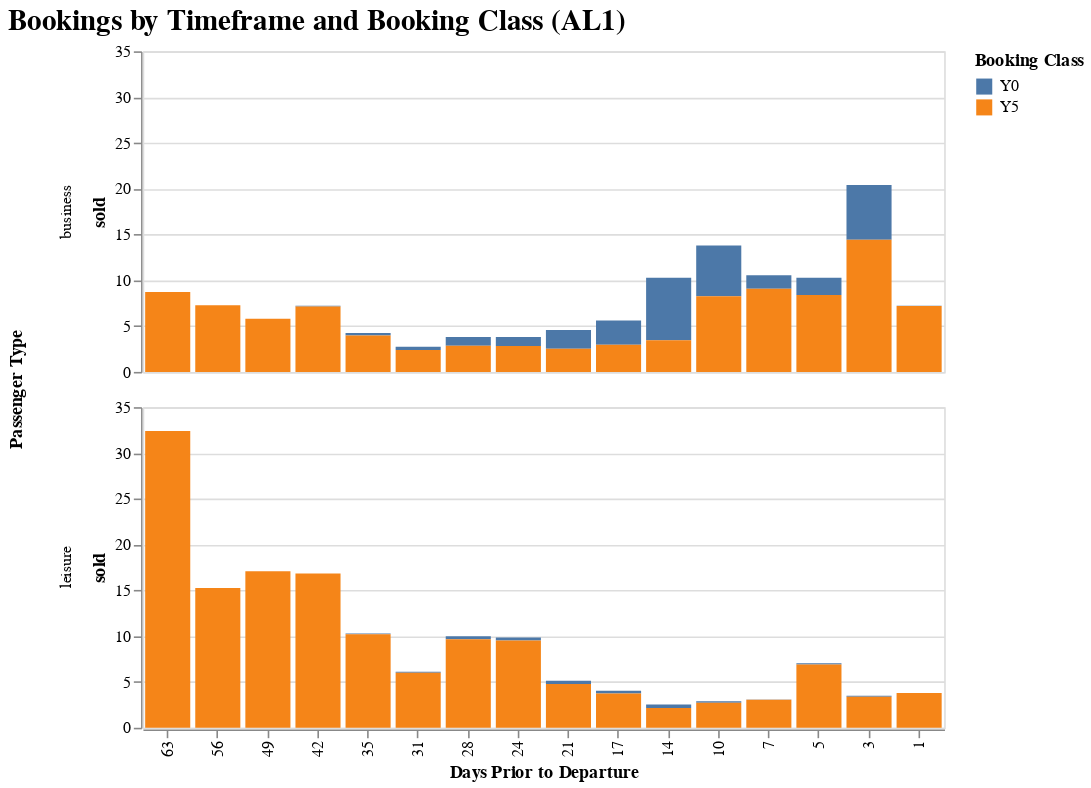

The notebook cell this image was saved under:
### Code cell
summary.fig_bookings_by_timeframe(by_carrier="AL1", by_class=True)

### Figure 1 — Vega-Lite specification as saved in the notebook (floating-point values rounded to 4 significant figures)
{"config": {"view": {"continuousWidth": 300, "continuousHeight": 300}, "title": {"fontSize": 18}}, "data": {"name": "data-bb4aaae739421a99d3779e1929563aff"}, "facet": {"row": {"field": "paxtype", "title": "Passenger Type", "type": "nominal"}}, "spec": {"mark": {"type": "bar"}, "encoding": {"color": {"field": "booking_class", "title": "Booking Class", "type": "nominal"}, "tooltip": [{"field": "paxtype", "title": "Passenger Type", "type": "nominal"}, {"field": "days_prior", "title": "DfD", "type": "quantitative"}, {"field": "sold", "format": ".2f", "type": "quantitative"}], "x": {"field": "days_prior", "scale": {"reverse": true}, "title": "Days Prior to Departure", "type": "ordinal"}, "y": {"field": "sold", "type": "quantitative"}}, "height": 200, "width": 500}, "title": "Bookings by Timeframe and Booking Class (AL1)", "$schema": "https://vega.github.io/schema/vega-lite/v5.15.1.json", "datasets": {"data-bb4aaae739421a99d3779e1929563aff": [{"paxtype": "business", "days_prior": 63, "booking_class": "Y5", "sold": 8.728, "sem": 0.0305, "ci0": 8.668, "ci1": 8.788}, {"paxtype": "business", "days_prior": 56, "booking_class": "Y5", "sold": 7.28, "sem": 0.03627, "ci0": 7.209, "ci1": 7.351}, {"paxtype": "business", "days_prior": 49, "booking_class": "Y0", "sold": 0.007667, "sem": 0.00138, "ci0": 0.004961, "ci1": 0.01037}, {"paxtype": "business", "days_prior": 49, "booking_class": "Y5", "sold": 5.806, "sem": 0.03529, "ci0": 5.737, "ci1": 5.875}, {"paxtype": "business", "days_prior": 42, "booking_class": "Y0", "sold": 0.07256, "sem": 0.006714, "ci0": 0.0594, "ci1": 0.08571}, {"paxtype": "business", "days_prior": 42, "booking_class": "Y5", "sold": 7.145, "sem": 0.02481, "ci0": 7.097, "ci1": 7.194}, {"paxtype": "business", "days_prior": 35, "booking_class": "Y0", "sold": 0.2676, "sem": 0.0186, "ci0": 0.2311, "ci1": 0.304}, {"paxtype": "business", "days_prior": 35, "booking_class": "Y5", "sold": 3.969, "sem": 0.02891, "ci0": 3.912, "ci1": 4.026}, {"paxtype": "business", "days_prior": 31, "booking_class": "Y0", "sold": 0.3676, "sem": 0.01483, "ci0": 0.3385, "ci1": 0.3966}, {"paxtype": "business", "days_prior": 31, "booking_class": "Y5", "sold": 2.387, "sem": 0.03117, "ci0": 2.326, "ci1": 2.448}, {"paxtype": "business", "days_prior": 28, "booking_class": "Y0", "sold": 0.9351, "sem": 0.02953, "ci0": 0.8772, "ci1": 0.993}, {"paxtype": "business", "days_prior": 28, "booking_class": "Y5", "sold": 2.864, "sem": 0.03983, "ci0": 2.785, "ci1": 2.942}, {"paxtype": "business", "days_prior": 24, "booking_class": "Y0", "sold": 0.9902, "sem": 0.01219, "ci0": 0.9663, "ci1": 1.014}, {"paxtype": "business", "days_prior": 24, "booking_class": "Y5", "sold": 2.824, "sem": 0.03011, "ci0": 2.765, "ci1": 2.883}, {"paxtype": "business", "days_prior": 21, "booking_class": "Y0", "sold": 2.031, "sem": 0.03046, "ci0": 1.972, "ci1": 2.091}, {"paxtype": "business", "days_prior": 21, "booking_class": "Y5", "sold": 2.532, "sem": 0.02281, "ci0": 2.488, "ci1": 2.577}, {"paxtype": "business", "days_prior": 17, "booking_class": "Y0", "sold": 2.626, "sem": 0.02314, "ci0": 2.581, "ci1": 2.672}, {"paxtype": "business", "days_prior": 17, "booking_class": "Y5", "sold": 2.974, "sem": 0.01765, "ci0": 2.94, "ci1": 3.009}, {"paxtype": "business", "days_prior": 14, "booking_class": "Y0", "sold": 6.81, "sem": 0.0443, "ci0": 6.724, "ci1": 6.897}, {"paxtype": "business", "days_prior": 14, "booking_class": "Y5", "sold": 3.463, "sem": 0.04537, "ci0": 3.374, "ci1": 3.552}, {"paxtype": "business", "days_prior": 10, "booking_class": "Y0", "sold": 5.524, "sem": 0.05309, "ci0": 5.42, "ci1": 5.628}, {"paxtype": "business", "days_prior": 10, "booking_class": "Y5", "sold": 8.264, "sem": 0.05376, "ci0": 8.159, "ci1": 8.369}, {"paxtype": "business", "days_prior": 7, "booking_class": "Y0", "sold": 1.475, "sem": 0.02138, "ci0": 1.433, "ci1": 1.517}, {"paxtype": "business", "days_prior": 7, "booking_class": "Y5", "sold": 9.069, "sem": 0.02891, "ci0": 9.012, "ci1": 9.125}, {"paxtype": "business", "days_prior": 5, "booking_class": "Y0", "sold": 1.881, "sem": 0.0236, "ci0": 1.834, "ci1": 1.927}, {"paxtype": "business", "days_prior": 5, "booking_class": "Y5", "sold": 8.394, "sem": 0.02898, "ci0": 8.337, "ci1": 8.45}, {"paxtype": "business", "days_prior": 3, "booking_class": "Y0", "sold": 5.974, "sem": 0.05161, "ci0": 5.873, "ci1": 6.075}, {"paxtype": "business", "days_prior": 3, "booking_class": "Y5", "sold": 14.44, "sem": 0.0804, "ci0": 14.28, "ci1": 14.6}, {"paxtype": "business", "days_prior": 1, "booking_class": "Y0", "sold": 0.01622, "sem": 0.002037, "ci0": 0.01223, "ci1": 0.02021}, {"paxtype": "business", "days_prior": 1, "booking_class": "Y5", "sold": 7.192, "sem": 0.03537, "ci0": 7.122, "ci1": 7.261}, {"paxtype": "leisure", "days_prior": 63, "booking_class": "Y5", "sold": 32.41, "sem": 0.06537, "ci0": 32.28, "ci1": 32.54}, {"paxtype": "leisure", "days_prior": 56, "booking_class": "Y5", "sold": 15.27, "sem": 0.0576, "ci0": 15.15, "ci1": 15.38}, {"paxtype": "leisure", "days_prior": 49, "booking_class": "Y0", "sold": 0.001667, "sem": 0.0003795, "ci0": 0.0009228, "ci1": 0.002411}, {"paxtype": "leisure", "days_prior": 49, "booking_class": "Y5", "sold": 17.09, "sem": 0.05641, "ci0": 16.97, "ci1": 17.2}, {"paxtype": "leisure", "days_prior": 42, "booking_class": "Y0", "sold": 0.01711, "sem": 0.001739, "ci0": 0.0137, "ci1": 0.02052}, {"paxtype": "leisure", "days_prior": 42, "booking_class": "Y5", "sold": 16.83, "sem": 0.04865, "ci0": 16.73, "ci1": 16.93}, {"paxtype": "leisure", "days_prior": 35, "booking_class": "Y0", "sold": 0.06878, "sem": 0.005465, "ci0": 0.05807, "ci1": 0.07949}, {"paxtype": "leisure", "days_prior": 35, "booking_class": "Y5", "sold": 10.22, "sem": 0.07979, "ci0": 10.06, "ci1": 10.37}, {"paxtype": "leisure", "days_prior": 31, "booking_class": "Y0", "sold": 0.08656, "sem": 0.003612, "ci0": 0.07948, "ci1": 0.09363}, {"paxtype": "leisure", "days_prior": 31, "booking_class": "Y5", "sold": 6.015, "sem": 0.0557, "ci0": 5.906, "ci1": 6.125}, {"paxtype": "leisure", "days_prior": 28, "booking_class": "Y0", "sold": 0.3098, "sem": 0.007344, "ci0": 0.2954, "ci1": 0.3242}, {"paxtype": "leisure", "days_prior": 28, "booking_class": "Y5", "sold": 9.667, "sem": 0.103, "ci0": 9.465, "ci1": 9.869}, {"paxtype": "leisure", "days_prior": 24, "booking_class": "Y0", "sold": 0.3102, "sem": 0.007595, "ci0": 0.2953, "ci1": 0.3251}, {"paxtype": "leisure", "days_prior": 24, "booking_class": "Y5", "sold": 9.533, "sem": 0.07219, "ci0": 9.392, "ci1": 9.674}, {"paxtype": "leisure", "days_prior": 21, "booking_class": "Y0", "sold": 0.3447, "sem": 0.007799, "ci0": 0.3294, "ci1": 0.36}, {"paxtype": "leisure", "days_prior": 21, "booking_class": "Y5", "sold": 4.783, "sem": 0.05189, "ci0": 4.682, "ci1": 4.885}, {"paxtype": "leisure", "days_prior": 17, "booking_class": "Y0", "sold": 0.3172, "sem": 0.004467, "ci0": 0.3085, "ci1": 0.326}, {"paxtype": "leisure", "days_prior": 17, "booking_class": "Y5", "sold": 3.734, "sem": 0.03027, "ci0": 3.675, "ci1": 3.793}, {"paxtype": "leisure", "days_prior": 14, "booking_class": "Y0", "sold": 0.386, "sem": 0.005071, "ci0": 0.3761, "ci1": 0.3959}, {"paxtype": "leisure", "days_prior": 14, "booking_class": "Y5", "sold": 2.144, "sem": 0.03997, "ci0": 2.066, "ci1": 2.222}, {"paxtype": "leisure", "days_prior": 10, "booking_class": "Y0", "sold": 0.1601, "sem": 0.006154, "ci0": 0.148, "ci1": 0.1722}, {"paxtype": "leisure", "days_prior": 10, "booking_class": "Y5", "sold": 2.738, "sem": 0.02823, "ci0": 2.683, "ci1": 2.794}, {"paxtype": "leisure", "days_prior": 7, "booking_class": "Y0", "sold": 0.03733, "sem": 0.001816, "ci0": 0.03377, "ci1": 0.04089}, {"paxtype": "leisure", "days_prior": 7, "booking_class": "Y5", "sold": 3.049, "sem": 0.02527, "ci0": 2.999, "ci1": 3.098}, {"paxtype": "leisure", "days_prior": 5, "booking_class": "Y0", "sold": 0.1302, "sem": 0.002294, "ci0": 0.1257, "ci1": 0.1347}, {"paxtype": "leisure", "days_prior": 5, "booking_class": "Y5", "sold": 6.912, "sem": 0.02952, "ci0": 6.854, "ci1": 6.97}, {"paxtype": "leisure", "days_prior": 3, "booking_class": "Y0", "sold": 0.1112, "sem": 0.004069, "ci0": 0.1032, "ci1": 0.1192}, {"paxtype": "leisure", "days_prior": 3, "booking_class": "Y5", "sold": 3.377, "sem": 0.0164, "ci0": 3.345, "ci1": 3.409}, {"paxtype": "leisure", "days_prior": 1, "booking_class": "Y0", "sold": 0.0001111, "sem": 0.0001111, "ci0": 0.0, "ci1": 0.0003289}, {"paxtype": "leisure", "days_prior": 1, "booking_class": "Y5", "sold": 3.799, "sem": 0.01888, "ci0": 3.762, "ci1": 3.836}]}}
